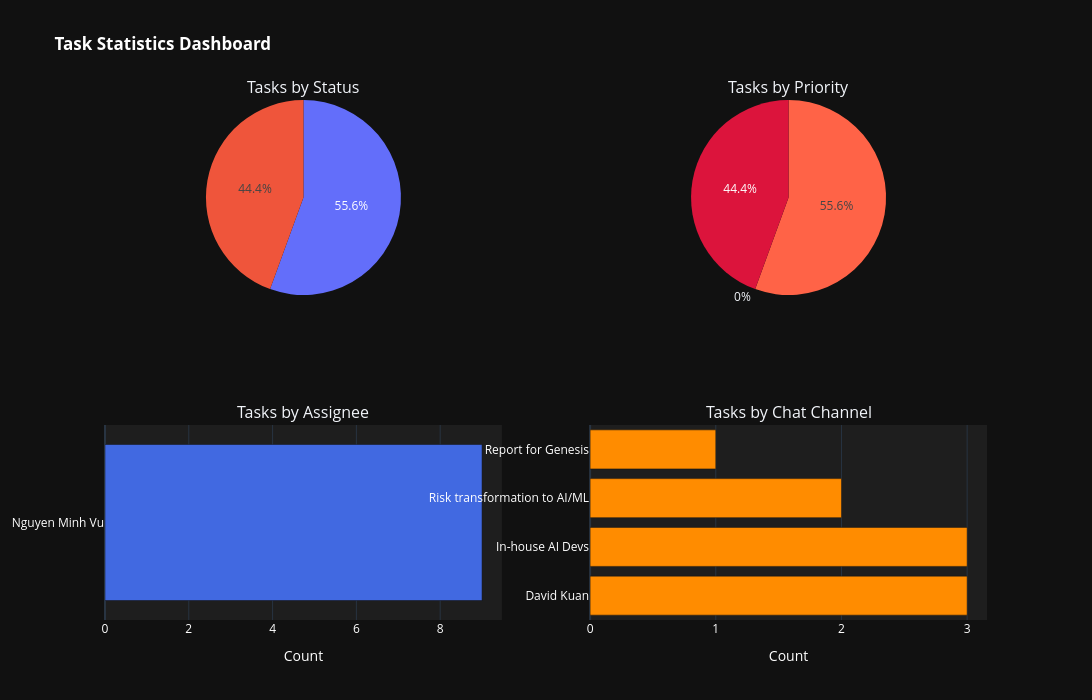

Source (notebook cell):
### Code cell
# Create summary statistics dashboard
fig_stats = make_subplots(
    rows=2,
    cols=2,
    subplot_titles=(
        "Tasks by Status",
        "Tasks by Priority",
        "Tasks by Assignee",
        "Tasks by Chat Channel",
    ),
    specs=[[{"type": "pie"}, {"type": "pie"}], [{"type": "bar"}, {"type": "bar"}]],
)

# Status pie chart
status_counts = df["status"].value_counts()
fig_stats.add_trace(
    go.Pie(labels=status_counts.index, values=status_counts.values, name="Status"),
    row=1,
    col=1,
)

# Priority pie chart
priority_counts = (
    df["priority"].value_counts().reindex(["High", "Medium", "Low"], fill_value=0)
)
fig_stats.add_trace(
    go.Pie(
        labels=priority_counts.index,
        values=priority_counts.values,
        marker=dict(colors=["#DC143C", "#FF6347", "#90EE90"]),
        name="Priority",
    ),
    row=1,
    col=2,
)

# Assignee bar chart
assignee_counts = df["assignee"].value_counts().head(10)
fig_stats.add_trace(
    go.Bar(
        y=assignee_counts.index,
        x=assignee_counts.values,
        orientation="h",
        marker=dict(color="#4169E1"),
        showlegend=False,
    ),
    row=2,
    col=1,
)

# Chat channel bar chart
chat_counts = df["chat_name"].value_counts().head(10)
fig_stats.add_trace(
    go.Bar(
        y=chat_counts.index,
        x=chat_counts.values,
        orientation="h",
        marker=dict(color="#FF8C00"),
        showlegend=False,
    ),
    row=2,
    col=2,
)

fig_stats.update_layout(
    title_text="<b>Task Statistics Dashboard</b>",
    title_font_color="#ffffff",
    showlegend=False,
    height=700,
    width=1200,
    plot_bgcolor="#1e1e1e",
    paper_bgcolor="#111111",
)
fig_stats.update_xaxes(title_text="Count", title_font_color="#ffffff", tickfont_color="#ffffff", row=2, col=1)
fig_stats.update_xaxes(title_text="Count", title_font_color="#ffffff", tickfont_color="#ffffff", row=2, col=2)
fig_stats.update_yaxes(title_font_color="#ffffff", tickfont_color="#ffffff")

fig_stats.show()

### Figure 1 — Plotly figure (JSON) as saved in the notebook; plotly's stock layout.template omitted (floating-point values rounded to 4 significant figures)
{"data": [{"domain": {"x": [0, 0.45], "y": [0.625, 1]}, "labels": ["Pending", "In Progress"], "name": "Status", "type": "pie", "values": [5, 4]}, {"domain": {"x": [0.55, 1], "y": [0.625, 1]}, "labels": ["High", "Medium", "Low"], "marker": {"colors": ["#DC143C", "#FF6347", "#90EE90"]}, "name": "Priority", "type": "pie", "values": [4, 5, 0]}, {"marker": {"color": "#4169E1"}, "orientation": "h", "showlegend": false, "type": "bar", "x": [9], "xaxis": "x", "y": ["Nguyen Minh Vu"], "yaxis": "y"}, {"marker": {"color": "#FF8C00"}, "orientation": "h", "showlegend": false, "type": "bar", "x": [3, 3, 2, 1], "xaxis": "x2", "y": ["David Kuan", "In-house AI Devs", "Risk transformation to AI/ML", "Report for Genesis"], "yaxis": "y2"}], "layout": {"annotations": [{"font": {"size": 16}, "showarrow": false, "text": "Tasks by Status", "x": 0.225, "xanchor": "center", "xref": "paper", "y": 1, "yanchor": "bottom", "yref": "paper"}, {"font": {"size": 16}, "showarrow": false, "text": "Tasks by Priority", "x": 0.775, "xanchor": "center", "xref": "paper", "y": 1, "yanchor": "bottom", "yref": "paper"}, {"font": {"size": 16}, "showarrow": false, "text": "Tasks by Assignee", "x": 0.225, "xanchor": "center", "xref": "paper", "y": 0.375, "yanchor": "bottom", "yref": "paper"}, {"font": {"size": 16}, "showarrow": false, "text": "Tasks by Chat Channel", "x": 0.775, "xanchor": "center", "xref": "paper", "y": 0.375, "yanchor": "bottom", "yref": "paper"}], "height": 700, "paper_bgcolor": "#111111", "plot_bgcolor": "#1e1e1e", "showlegend": false, "title": {"font": {"color": "#ffffff"}, "text": "<b>Task Statistics Dashboard</b>"}, "width": 1200, "xaxis": {"anchor": "y", "domain": [0, 0.45], "tickfont": {"color": "#ffffff"}, "title": {"font": {"color": "#ffffff"}, "text": "Count"}}, "xaxis2": {"anchor": "y2", "domain": [0.55, 1], "tickfont": {"color": "#ffffff"}, "title": {"font": {"color": "#ffffff"}, "text": "Count"}}, "yaxis": {"anchor": "x", "domain": [0, 0.375], "tickfont": {"color": "#ffffff"}, "title": {"font": {"color": "#ffffff"}}}, "yaxis2": {"anchor": "x2", "domain": [0, 0.375], "tickfont": {"color": "#ffffff"}, "title": {"font": {"color": "#ffffff"}}}}}
